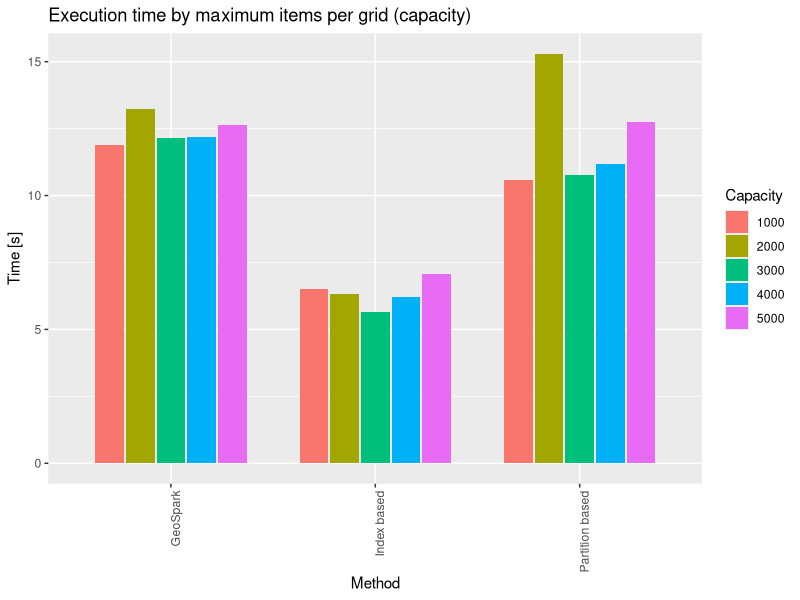
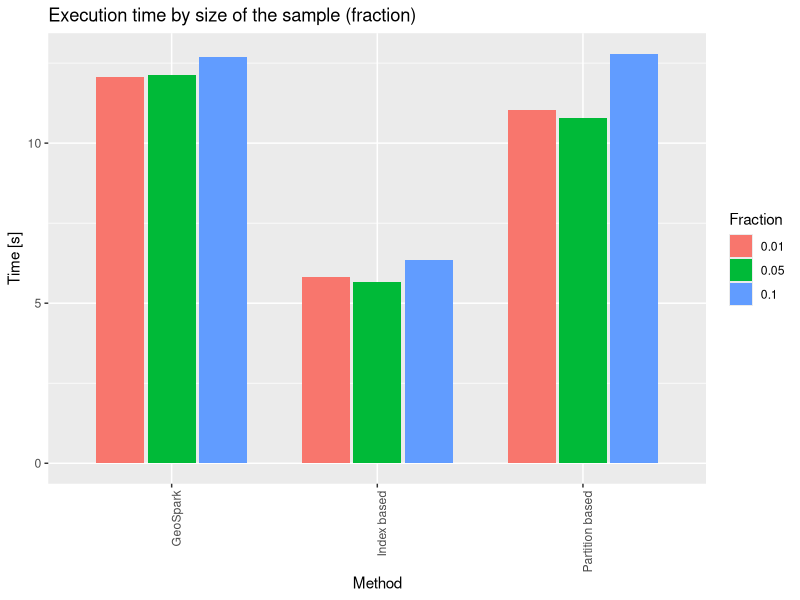
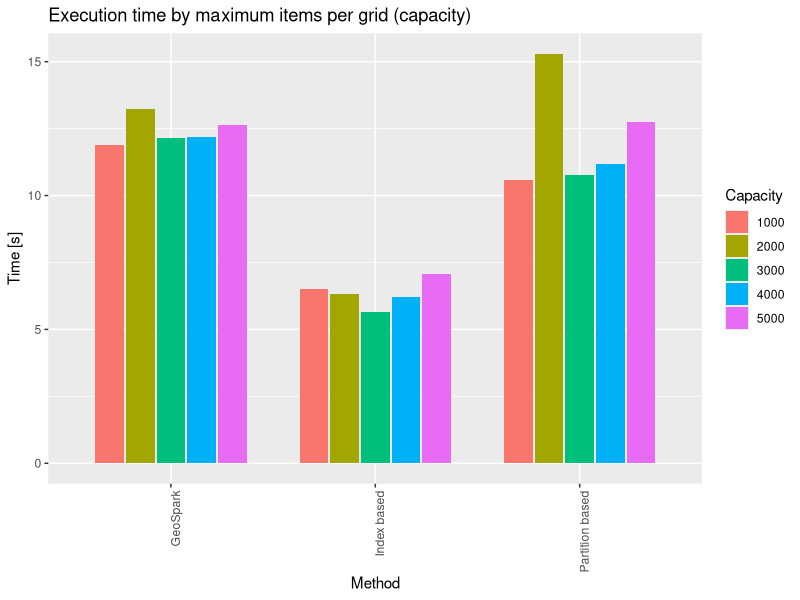
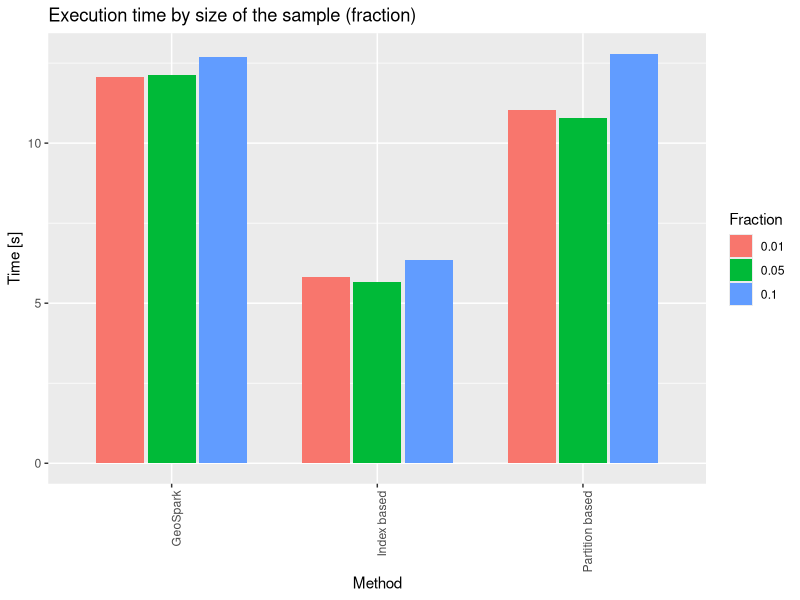

Generate these figures, in order, with R:
require(tidyverse)

log = enframe(readLines("ByIndexer4.txt"))
paramsPattern = "capacity|fraction"
getParams <- function(command){
  params = str_trim(str_split(command, "--")[[1]])
  params = params[grepl(paramsPattern, params)]
  return(paste(params, collapse = " "))
}

spark = log %>% filter(grepl(value, pattern = "SparkSubmit")) %>% 
  separate(value, into = c(NA, "appId", "command"), sep = "\\|")
spark$params = spark$command %>% map(getParams)
spark = spark %>% separate(params, into = c(NA,"Capacity",NA,"Fraction"), sep = " ") %>%
  mutate(appId = as.numeric(appId)) %>%
  select(appId, Capacity, Fraction) 

fieldsGeoTester = c("Timestamp","Tag1","appId", "Tag3","Phase","Tag2","Time")
mf = log %>% filter(grepl(value, pattern = "\\|DJOIN\\|")) %>% 
  filter(grepl(value, pattern = "\\|Time\\|")) %>% 
  separate(value, fieldsGeoTester, sep = "\\|") %>%
  mutate(Time = as.numeric(Time), appId = as.numeric(appId)) %>%
  select(appId, Phase, Time)

data = mf %>% inner_join(spark, by = c("appId")) %>% select(Capacity, Fraction, Phase, Time)

data1 = data %>% filter(Fraction == "0.05") %>% group_by(Phase, Capacity, Fraction) %>% summarise(Time = mean(Time))
p = ggplot(data = data1, aes(x = Phase, y = Time, fill = Capacity)) +
  geom_bar(stat="identity", position=position_dodge(width = 0.75), width = 0.7) + 
  theme(axis.text.x = element_text(angle = 90, hjust = 1)) + 
  labs(x="Method", y="Time [s]", title="Execution time by maximum items per grid (capacity)") 
plot(p)
ggsave("ByCapacity.pdf", width = 10, height = 7, device = "pdf")

data2 = data %>% filter(Capacity == "3000") %>% group_by(Phase, Fraction) %>% summarise(Time = mean(Time))
p = ggplot(data = data2, aes(x = Phase, y = Time, fill = Fraction)) +
  geom_bar(stat="identity", position=position_dodge(width = 0.75), width = 0.7) + 
  theme(axis.text.x = element_text(angle = 90, hjust = 1)) + 
  labs(x="Method", y="Time [s]", title="Execution time by size of the sample (fraction)") 
plot(p)
ggsave("ByFraction.pdf", width = 10, height = 7, device = "pdf")
